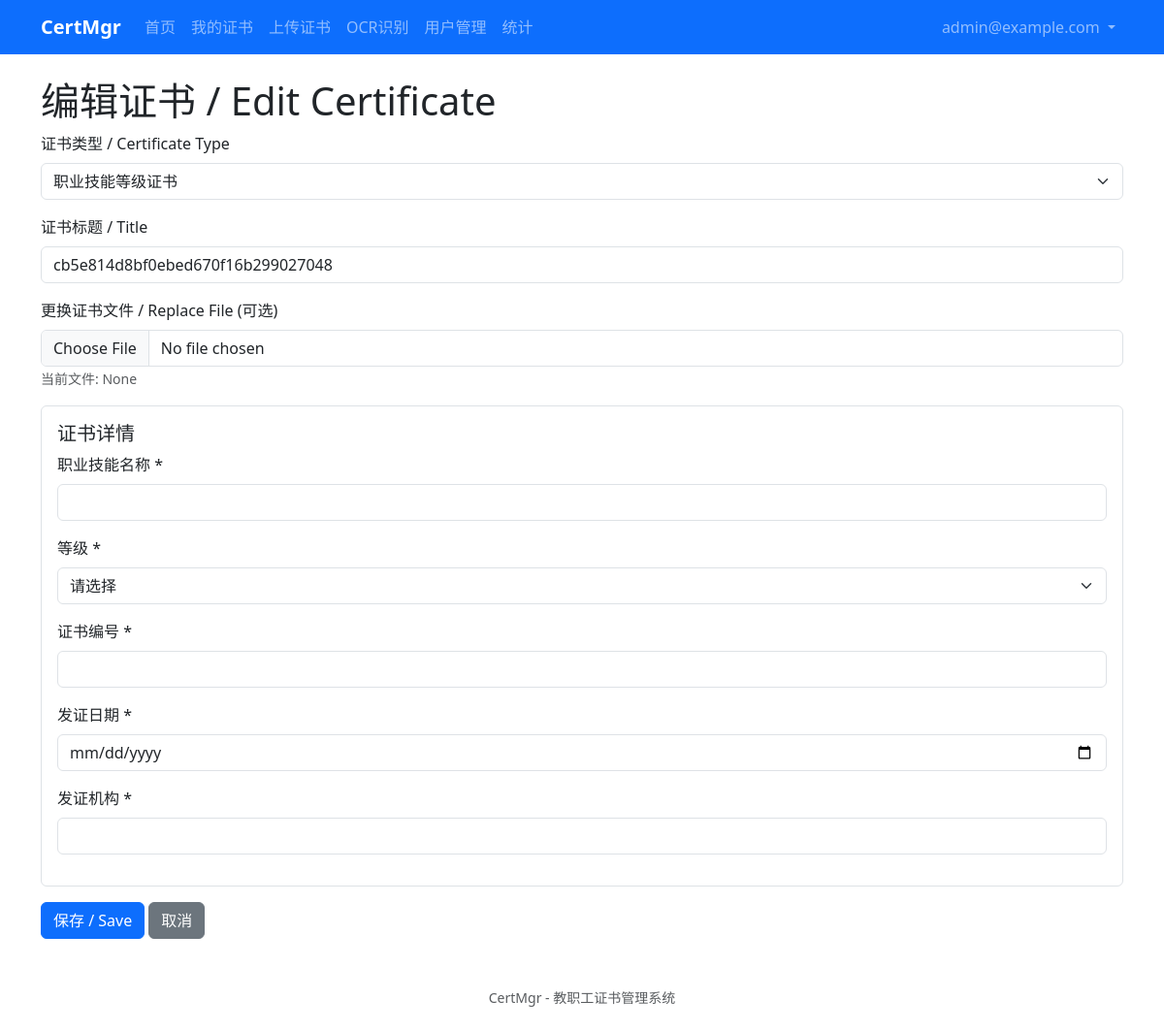
The app's page /certificates/4/edit (signed in) with its own data.
### app/models/user.py (models this page shows, shortened)
class User(UserMixin, db.Model):
    __tablename__ = 'users'
    id = db.Column(db.Integer, primary_key=True)
    email = db.Column(db.String(120), unique=True, nullable=False, index=True)
    password_hash = db.Column(db.String(256), nullable=False)
    is_admin = db.Column(db.Boolean, default=False)
    is_disabled = db.Column(db.Boolean, default=False)
    created_at = db.Column(db.DateTime, default=datetime.utcnow)

### app/models/certificate.py (models this page shows, shortened)
class Certificate(db.Model):
    __tablename__ = 'certificates'
    id = db.Column(db.Integer, primary_key=True)
    user_id = db.Column(db.Integer, db.ForeignKey('users.id'), nullable=False, index=True)
    certificate_type_id = db.Column(db.Integer, db.ForeignKey('certificate_types.id'), nullable=False)
    title = db.Column(db.String(200), nullable=False)
    file_path = db.Column(db.String(500), nullable=False)
    original_filename = db.Column(db.String(255))
    file_size = db.Column(db.Integer)
    file_mime_type = db.Column(db.String(100))
    fields = db.Column(db.JSON)
    created_at = db.Column(db.DateTime, default=datetime.utcnow)
    updated_at = db.Column(db.DateTime, default=datetime.utcnow, onupdate=datetime.utcnow)
    owner = db.relationship('User', backref=db.backref('certificates', lazy='dynamic'))
    certificate_type = db.relationship('CertificateType', backref=db.backref('certificates', lazy='dynamic'))

### app/blueprints/certificates/routes.py (the view, shortened to what this page needs)
@certificates_bp.route('/<int:cert_id>/edit', methods=['GET', 'POST'])
@login_required
def edit(cert_id):
    certificate = Certificate.query.get_or_404(cert_id)
    if not current_user.is_admin and certificate.user_id != current_user.id:
        abort(403)
    form = CertificateEditForm()
    if request.method == 'GET':
        form.title.data = certificate.title
        form.certificate_type_id.data = certificate.certificate_type_id
    return render_template('certificates/edit.html', form=form, certificate=certificate, FIELD_SCHEMAS=FIELD_SCHEMAS)

### app/blueprints/certificates/forms.py
class CertificateEditForm(FlaskForm):
    certificate_type_id = SelectField('证书类型 / Certificate Type', coerce=int, validators=[DataRequired(message='请选择证书类型')])
    title = StringField('证书标题 / Title', validators=[DataRequired(message='请输入证书标题')])
    file = FileField('证书文件 / Certificate File', validators=[Optional()])
    submit = SubmitField('保存 / Save')
    def __init__(self, *args, **kwargs):
        super().__init__(*args, **kwargs)
        from app.models.certificate import CertificateType
        self.certificate_type_id.choices = [
            (ct.id, ct.name) for ct in CertificateType.query.order_by('name').all()
        ]

### app/templates/certificates/edit.html (shortened to what this page needs)
{% extends "base.html" %}
{% block content %}
<h1>编辑证书 / Edit Certificate</h1>
<form method="POST" enctype="multipart/form-data" id="certificate-form">
    <div class="mb-3">
        {{ form.certificate_type_id.label(class="form-label") }}
        {{ form.certificate_type_id(class="form-select", id="certificate_type_id") }}
    </div>
    <div class="mb-3">
        {{ form.title.label(class="form-label") }}
        {{ form.title(class="form-control") }}
    </div>
    <div class="mb-3">
        <label class="form-label">更换证书文件 / Replace File (可选)</label>
        {{ form.file(class="form-control", accept=".pdf,.png,.jpg,.jpeg,.gif") }}
        <small class="text-muted">当前文件: {{ certificate.original_filename }}</small>
    </div>
    <div id="dynamic-fields-container" class="border rounded p-3 mb-3" style="display: none;">
        <h5>证书详情</h5>
        <div id="dynamic-fields-content"></div>
    </div>
    {{ form.submit(class="btn btn-primary") }}
    <a href="{{ url_for('certificates.detail', cert_id=certificate.id) }}" class="btn btn-secondary">取消</a>
</form>
{% endblock %}

### app/templates/base.html (shortened to what this page needs)
<!DOCTYPE html>
<html lang="zh-CN">
<head>
    <link href="https://cdn.jsdelivr.net/npm/bootstrap@5.3.8/dist/css/bootstrap.min.css" rel="stylesheet">
    <link rel="stylesheet" href="{{ url_for('static', filename='css/app.css') }}">
</head>
<body>
    <nav class="navbar navbar-expand-lg navbar-dark bg-primary">
        <div class="container">
            <a class="navbar-brand" href="{{ url_for('auth.home') if current_user.is_authenticated else url_for('auth.login') }}">
                CertMgr
            </a>
            <div class="collapse navbar-collapse" id="navbarNav">
                <ul class="navbar-nav me-auto">
                    {% if current_user.is_authenticated %}
                        <li class="nav-item">
                            <a class="nav-link" href="{{ url_for('auth.home') }}">首页</a>
                        </li>
                        <li class="nav-item">
                            <a class="nav-link" href="{{ url_for('certificates.list') }}">我的证书</a>
                        </li>
                        <li class="nav-item">
                            <a class="nav-link" href="{{ url_for('certificates.upload') }}">上传证书</a>
                        </li>
                        <li class="nav-item">
                            <a class="nav-link" href="{{ url_for('certificates.ocr_upload') }}">OCR识别</a>
                        </li>
                        {% if current_user.is_admin %}
                        <li class="nav-item">
                            <a class="nav-link" href="{{ url_for('admin.list_users') }}">用户管理</a>
                        </li>
                        <li class="nav-item">
                            <a class="nav-link" href="{{ url_for('statistics.dashboard') }}">统计</a>
                        </li>
                        {% endif %}
                    {% endif %}
                </ul>
                <ul class="navbar-nav ms-auto">
                    {% if current_user.is_authenticated %}
                        <li class="nav-item dropdown">
                            <a class="nav-link dropdown-toggle" href="#" role="button" data-bs-toggle="dropdown">
                                {{ current_user.email }}
                            </a>
                        </li>
                    {% endif %}
                </ul>
            </div>
        </div>
    </nav>
    <main class="container my-4">
        {% block content %}{% endblock %}
    </main>
    <footer class="text-center text-muted py-4">
        <small>CertMgr - 教职工证书管理系统</small>
    </footer>
</body>
</html>

### app/static/css/app.css (style rules this page uses)
:root { --primary-color: #0d6efd; }
body { min-height: 100vh; display: flex; flex-direction: column; }
main { flex: 1; }
.navbar-brand { font-weight: 600; }
.form-label { font-weight: 500; }

### records on screen
User: email "admin@example.com"
Certificate: certificate_type_id "职业技能等级证书", title "cb5e814d8bf0ebed670f16b299027048", original_filename "None"
